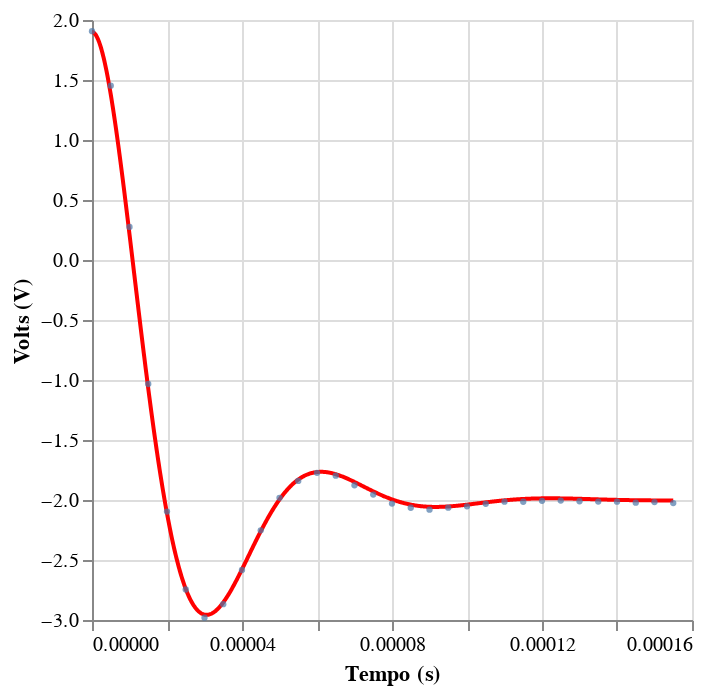

The notebook cell saved with this chart:
### Code cell
import pandas as pd
import numpy as np
from matplotlib import pyplot as plt
from scipy.optimize import curve_fit

data_path = "RLC-01.csv"

df = pd.read_csv(data_path)

def func(t, Voff, V_max, alfa, omega):
    beta = np.sqrt(omega**2 - alfa**2)
    return V_max * np.exp(-alfa * t) * (np.cos(beta * t) + (alfa / beta) * np.sin(beta * t)) + Voff

id_min, id_max = 0, 30
tempo = df['Time'].loc[id_min:id_max + 1].values
ddv = df['U_b'].loc[id_min:id_max + 1].values

tempo = tempo - tempo[0]

x_data = np.linspace(tempo[0],tempo[-1],1000)
y_data = func(x_data,-2,3.9,46000,112673)

data = pd.DataFrame()
data["Time"] = x_data
data["U_b"] = y_data

pontos = pd.DataFrame()
pontos["Time"] = tempo
pontos["U_b"] = ddv



q =alt.Chart(data).mark_line(color="red").encode(
    x = "Time",
    y = "U_b"
)

p =alt.Chart(pontos).mark_circle(size=10).encode(
    alt.X("Time",title = "Tempo (s)"),
    alt.Y("U_b", title = "Volts (V)")
)


q+p

### Figure 1 — Vega-Lite specification as saved in the notebook (floating-point values rounded to 4 significant figures; data arrays with more than 128 entries replaced by an {"elided": "..."} marker saying what was removed)
{"config": {"view": {"continuousWidth": 300, "continuousHeight": 300}}, "layer": [{"data": {"name": "data-6376856be4f467588029b081da5bad24"}, "mark": {"type": "line", "color": "red"}, "encoding": {"x": {"field": "Time", "type": "quantitative"}, "y": {"field": "U_b", "type": "quantitative"}}}, {"data": {"name": "data-23a77e53b0fb4882ab74270271bde2c9"}, "mark": {"type": "circle", "size": 10}, "encoding": {"x": {"field": "Time", "title": "Tempo (s)", "type": "quantitative"}, "y": {"field": "U_b", "title": "Volts (V)", "type": "quantitative"}}}], "$schema": "https://vega.github.io/schema/vega-lite/v5.20.1.json", "datasets": {"data-6376856be4f467588029b081da5bad24": {"elided": "1000 records"}, "data-23a77e53b0fb4882ab74270271bde2c9": [{"Time": 0.0, "U_b": 1.907}, {"Time": 5e-06, "U_b": 1.453}, {"Time": 1e-05, "U_b": 0.2757}, {"Time": 1.5e-05, "U_b": -1.033}, {"Time": 2e-05, "U_b": -2.096}, {"Time": 2.5e-05, "U_b": -2.746}, {"Time": 3e-05, "U_b": -2.981}, {"Time": 3.5e-05, "U_b": -2.868}, {"Time": 4e-05, "U_b": -2.584}, {"Time": 4.5e-05, "U_b": -2.253}, {"Time": 5e-05, "U_b": -1.982}, {"Time": 5.5e-05, "U_b": -1.841}, {"Time": 6e-05, "U_b": -1.774}, {"Time": 6.5e-05, "U_b": -1.797}, {"Time": 7e-05, "U_b": -1.877}, {"Time": 7.5e-05, "U_b": -1.955}, {"Time": 8e-05, "U_b": -2.03}, {"Time": 8.5e-05, "U_b": -2.064}, {"Time": 9e-05, "U_b": -2.08}, {"Time": 9.5e-05, "U_b": -2.064}, {"Time": 0.0001, "U_b": -2.053}, {"Time": 0.000105, "U_b": -2.032}, {"Time": 0.00011, "U_b": -2.014}, {"Time": 0.000115, "U_b": -2.015}, {"Time": 0.00012, "U_b": -2.007}, {"Time": 0.000125, "U_b": -2.005}, {"Time": 0.00013, "U_b": -2.011}, {"Time": 0.000135, "U_b": -2.013}, {"Time": 0.00014, "U_b": -2.014}, {"Time": 0.000145, "U_b": -2.022}, {"Time": 0.00015, "U_b": -2.017}, {"Time": 0.000155, "U_b": -2.025}]}}
